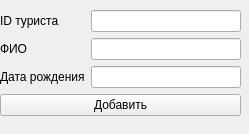
<?xml version="1.0" encoding="UTF-8"?>
<ui version="4.0">
 <class>Tourist_add_form</class>
 <widget class="QWidget" name="Tourist_add_form">
  <property name="geometry">
   <rect>
    <x>0</x>
    <y>0</y>
    <width>249</width>
    <height>134</height>
   </rect>
  </property>
  <property name="windowTitle">
   <string>Добавление туриста</string>
  </property>
  <widget class="QWidget" name="formLayoutWidget">
   <property name="geometry">
    <rect>
     <x>0</x>
     <y>10</y>
     <width>241</width>
     <height>116</height>
    </rect>
   </property>
   <layout class="QFormLayout" name="formLayout">
    <item row="0" column="0">
     <widget class="QLabel" name="tourist_ID">
      <property name="text">
       <string>ID туриста</string>
      </property>
     </widget>
    </item>
    <item row="1" column="0">
     <widget class="QLabel" name="tourist_name">
      <property name="text">
       <string>ФИО</string>
      </property>
     </widget>
    </item>
    <item row="2" column="0">
     <widget class="QLabel" name="tourist_birthday">
      <property name="text">
       <string>Дата рождения</string>
      </property>
     </widget>
    </item>
    <item row="3" column="0" colspan="2">
     <widget class="QPushButton" name="addition">
      <property name="text">
       <string>Добавить</string>
      </property>
     </widget>
    </item>
    <item row="0" column="1">
     <widget class="QLineEdit" name="tourist_ID_input"/>
    </item>
    <item row="1" column="1">
     <widget class="QLineEdit" name="tourist_name_input"/>
    </item>
    <item row="2" column="1">
     <widget class="QLineEdit" name="tourist_birthday_input"/>
    </item>
   </layout>
  </widget>
 </widget>
 <resources/>
 <connections/>
</ui>
